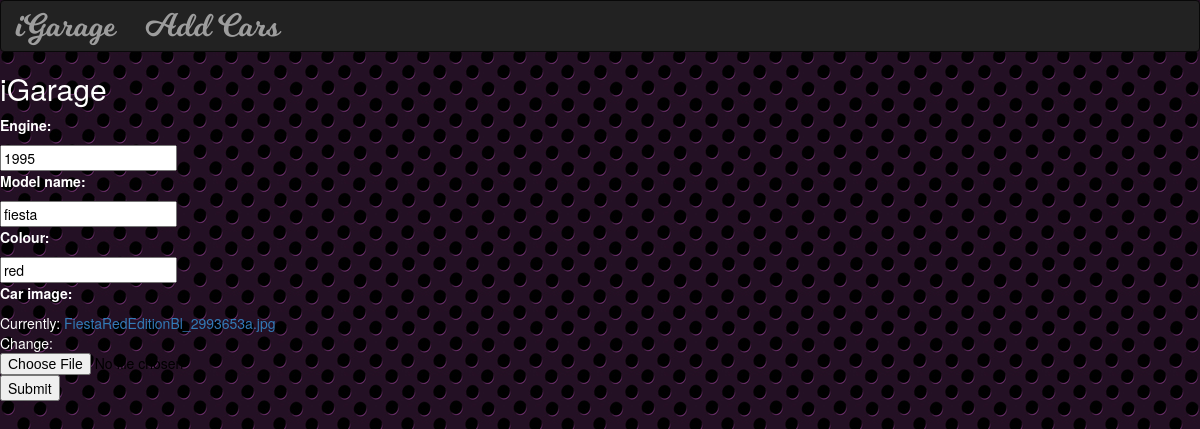
Page /garage/car/11/ on the committed database.
### garage/models.py (models this page shows, shortened)
class Car_model(models.Model):
    engine = models.CharField(max_length=4)
    model_name = models.CharField(max_length=15)
    colour = models.CharField(max_length=10)
    car_image = models.FileField()

### garage/views.py (the view)
# urls.py: url(r'car/(?P<pk>[0-9]+)/$', views.CarUpdate.as_view(), name='car-update'),
class CarUpdate(UpdateView):
    model = Car_model
    fields = ['engine', 'model_name', 'colour', 'car_image']

### garage/templates/garage/car_model_form.html (shortened to what this page needs)
{% extends 'garage/base.html' %}
{% block body %}
    <form action="" method="post" enctype="multipart/form-data">
        {% include 'garage/form-template.html' %}
        <button type="submit">Submit</button>
    </form>
{% endblock %}

### garage/templates/garage/form-template.html (shortened to what this page needs)
{% for field in form %}
    <div>
        <label>{{ field.label_tag }}</label>
        <div>{{ field }}</div>
    </div>
{% endfor %}

### garage/static/garage/style.css (style rules this page uses)
body { background: black url("images/bg.jpg"); color: white!important; }
form button, #id_engine, #id_model_name, #id_colour, #id_car_image { color: #000000; }

### rows in the picture
Car_model: form "1995" "fiesta" "red"

### other values in the picture
{{ field.label_tag }} "Engine:" "Model name:" "Colour:" "Car image:"
